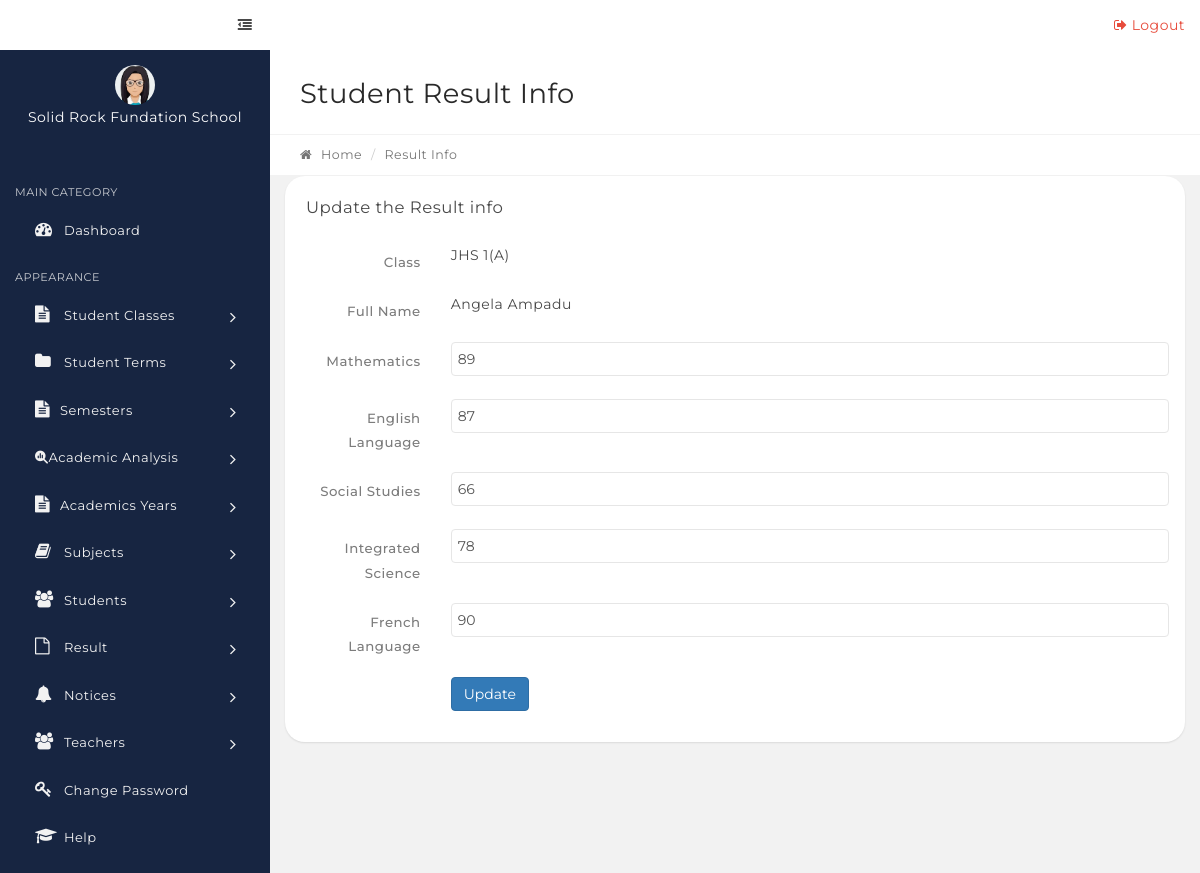
Screenshot of /srf/edit-result.php?stid=1 with the database file from the repository.
### tables this page shows
CREATE TABLE `tblstudents` (
  `StudentId` int(11) NOT NULL,
  `StudentName` varchar(100) DEFAULT NULL,
  `RollId` varchar(100) DEFAULT NULL,
  `StudentEmail` varchar(100) DEFAULT NULL,
  `Gender` varchar(10) DEFAULT NULL,
  `DOB` varchar(100) DEFAULT NULL,
  `ClassId` int(11) DEFAULT NULL,
  `RegDate` timestamp NULL DEFAULT CURRENT_TIMESTAMP,
  `UpdationDate` timestamp NULL DEFAULT NULL,
  `Status` int(1) DEFAULT NULL
);

CREATE TABLE `tblclasses` (
  `id` int(11) NOT NULL,
  `ClassName` varchar(80) DEFAULT NULL,
  `ClassNameNumeric` int(4) DEFAULT NULL,
  `Section` varchar(5) DEFAULT NULL,
  `CreationDate` timestamp NULL DEFAULT CURRENT_TIMESTAMP,
  `UpdationDate` timestamp NULL DEFAULT NULL
);

CREATE TABLE `tblresult` (
  `id` int(11) NOT NULL,
  `StudentId` int(11) DEFAULT NULL,
  `ClassId` int(11) DEFAULT NULL,
  `SubjectId` int(11) DEFAULT NULL,
  `TermId` int(11) DEFAULT NULL,
  `SemesterId` int(11) DEFAULT NULL,
  `YearId` int(11) DEFAULT NULL,
  `marks` int(11) DEFAULT NULL,
  `PostingDate` timestamp NULL DEFAULT CURRENT_TIMESTAMP,
  `UpdationDate` timestamp NULL DEFAULT NULL
 
);

CREATE TABLE `tblsubjects` (
  `id` int(11) NOT NULL,
  `SubjectName` varchar(100) NOT NULL,
  `SubjectCode` varchar(100) DEFAULT NULL,
  `Creationdate` timestamp NULL DEFAULT CURRENT_TIMESTAMP,
  `UpdationDate` timestamp NULL DEFAULT NULL
);

### srf/edit-result.php (the view, shortened to what this page needs)
<?php
include('includes/config.php');
if(strlen($_SESSION['alogin'])=="")
    {
    header("Location: index.php");
    }
    else{
$stid=intval($_GET['stid']);
?>
  <?php include('includes/topbar.php');?>
            <div class="content-wrapper">
                <div class="content-container">
                   <?php include('includes/leftbar.php');?>
                    <div class="main-page">
                     <div class="container-fluid">
                            <div class="row page-title-div">
                                <div class="col-md-6">
                                    <h2 class="title">Student Result Info</h2>
                                </div>
                            </div>
                            <div class="row breadcrumb-div">
                                <div class="col-md-6">
                                    <ul class="breadcrumb">
                                        <li><a href="dashboard.php"><i class="fa fa-home"></i> Home</a></li>
                                        <li class="active">Result Info</li>
                                    </ul>
                                </div>
                            </div>
                        </div>
                        <div class="container-fluid">
                        <div class="row">
                                    <div class="col-md-12">
                                        <div class="panel">
                                            <div class="panel-heading">
                                                <div class="panel-title">
                                                    <h5>Update the Result info</h5>
                                                </div>
                                            </div>
                                            <div class="panel-body">
                                                <form class="form-horizontal" method="post">
<?php
$ret = "SELECT tblstudents.StudentName,tblclasses.ClassName,tblclasses.Section from tblresult join tblstudents on tblresult.StudentId=tblresult.StudentId join tblsubjects on tblsubjects.id=tblresult.SubjectId join tblclasses on tblclasses.id=tblstudents.ClassId where tblstudents.StudentId=:stid limit 1";
$stmt = $dbh->prepare($ret);
$stmt->bindParam(':stid',$stid,PDO::PARAM_STR);
$stmt->execute();
$result=$stmt->fetchAll(PDO::FETCH_OBJ);
if($stmt->rowCount() > 0)
{
foreach($result as $row)
{  ?>
                                                    <div class="form-group">
                                            <label for="default" class="col-sm-2 control-label">Class</label>
                                                        <div class="col-sm-10">
<?php echo htmlentities($row->ClassName)?>(<?php echo htmlentities($row->Section)?>)
                                                        </div>
                                                    </div>
<div class="form-group">
<label for="default" class="col-sm-2 control-label">Full Name</label>
<div class="col-sm-10">
<?php echo htmlentities($row->StudentName);?>
</div>
</div>
<?php } }?>
<?php
$sql = "SELECT distinct tblstudents.StudentName,tblstudents.StudentId,tblclasses.ClassName,tblclasses.Section,tblsubjects.SubjectName,tblresult.marks,tblresult.id as resultid from tblresult join tblstudents on tblstudents.StudentId=tblresult.StudentId join tblsubjects on tblsubjects.id=tblresult.SubjectId join tblclasses on tblclasses.id=tblstudents.ClassId where tblstudents.StudentId=:stid ";
$query = $dbh->prepare($sql);
$query->bindParam(':stid',$stid,PDO::PARAM_STR);
$query->execute();
$results=$query->fetchAll(PDO::FETCH_OBJ);
if($query->rowCount() > 0)
{
foreach($results as $result)
{  ?>
<div class="form-group">
<label for="default" class="col-sm-2 control-label"><?php echo htmlentities($result->SubjectName)?></label>
<div class="col-sm-10">
<input type="text" name="marks[]" class="form-control" id="marks" value="<?php echo htmlentities($result->marks)?>" maxlength="5" required="required" autocomplete="off">
</div>
</div>
<?php }} ?>
                                                    <div class="form-group">
                                                        <div class="col-sm-offset-2 col-sm-10">
                                                            <button type="submit" name="submit" class="btn btn-primary">Update</button>
                                                        </div>
                                                    </div>
                                                </form>
                                            </div>
                                        </div>
                                    </div>
                                </div>
                    </div>
                </div>
            </div>
<?php include('includes/footer.php');?>
<?PHP } ?>

### rows the page displays
tblstudents: ClassId.ClassName "JHS 1", ClassId.Section "A", StudentName "Angela Ampadu"
tblresult: SubjectId.SubjectName "Mathematics", marks "89"
tblresult: SubjectId.SubjectName "English Language", marks "87"
tblresult: SubjectId.SubjectName "Social Studies", marks "66"
tblresult: SubjectId.SubjectName "Integrated Science", marks "78"
tblresult: SubjectId.SubjectName "French Language", marks "90"
